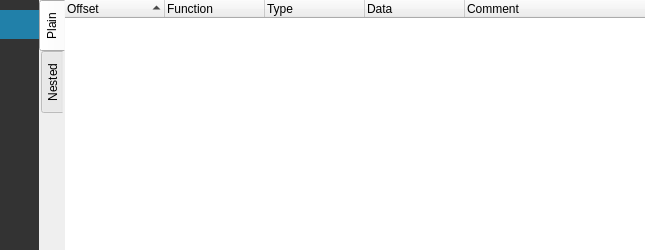
<?xml version="1.0" encoding="UTF-8"?>
<ui version="4.0">
 <class>PPAnnotationsWidget</class>
 <widget class="QDockWidget" name="PPAnnotationsWidget">
  <property name="geometry">
   <rect>
    <x>0</x>
    <y>0</y>
    <width>645</width>
    <height>250</height>
   </rect>
  </property>
  <property name="windowTitle">
   <string notr="true">Annotations</string>
  </property>
  <widget class="QWidget" name="dockWidgetContents">
   <layout class="QHBoxLayout" name="horizontalLayout">
    <property name="spacing">
     <number>0</number>
    </property>
    <property name="leftMargin">
     <number>0</number>
    </property>
    <property name="topMargin">
     <number>0</number>
    </property>
    <property name="rightMargin">
     <number>0</number>
    </property>
    <property name="bottomMargin">
     <number>0</number>
    </property>
    <item>
     <widget class="QFrame" name="frame">
      <property name="styleSheet">
       <string notr="true">background-color: #333;</string>
      </property>
      <property name="frameShape">
       <enum>QFrame::NoFrame</enum>
      </property>
      <property name="frameShadow">
       <enum>QFrame::Raised</enum>
      </property>
      <layout class="QVBoxLayout" name="verticalLayout">
       <property name="spacing">
        <number>5</number>
       </property>
       <property name="leftMargin">
        <number>0</number>
       </property>
       <property name="topMargin">
        <number>10</number>
       </property>
       <property name="rightMargin">
        <number>0</number>
       </property>
       <property name="bottomMargin">
        <number>0</number>
       </property>
       <item>
        <widget class="QToolButton" name="toolButton">
         <property name="toolTip">
          <string notr="true">Show plain list</string>
         </property>
         <property name="styleSheet">
          <string notr="true">QToolButton { /* all types of tool button */
     border: 5px solid #333;
     border-left: 10px solid #333;
	 border-right: 10px solid #333;
     border-radius: 0px;
     background-color: #333;
 }

QToolButton:hover {
     border: 5px solid #444;
     border-left: 10px solid #444;
	 border-right: 10px solid #444;
     border-radius: 0px;
     background-color: #444;
 }

QToolButton:checked {
     border: 5px solid #2180a9;
     border-left: 10px solid #2180a9;
	 border-right: 10px solid #2180a9;
     border-radius: 0px;
     background-color: #2180a9;
}

QToolTip {
	background-color: #444;
	border: 3px solid #444;
	color: rgb(232, 232, 232);
}</string>
         </property>
         <property name="text">
          <string/>
         </property>
         <property name="icon">
          <iconset resource="../resources.qrc">
           <normaloff>:/img/icons/hexdump_light.svg</normaloff>
           <normalon>:/img/icons/hexdump_white.svg</normalon>
           <activeon>:/img/icons/hexdump_white.svg</activeon>:/img/icons/hexdump_light.svg</iconset>
         </property>
         <property name="checkable">
          <bool>true</bool>
         </property>
         <property name="checked">
          <bool>true</bool>
         </property>
         <attribute name="buttonGroup">
          <string notr="true">buttonGroup</string>
         </attribute>
        </widget>
       </item>
       <item>
        <widget class="QToolButton" name="toolButton_2">
         <property name="toolTip">
          <string notr="true">Show grouped list</string>
         </property>
         <property name="styleSheet">
          <string notr="true">QToolButton { /* all types of tool button */
     border: 5px solid #333;
     border-left: 10px solid #333;
	 border-right: 10px solid #333;
     border-radius: 0px;
     background-color: #333;
 }

QToolButton:hover {
     border: 5px solid #444;
     border-radius: 0px;
     background-color: #444;
 }

QToolButton:checked {
     border: 5px solid #2180a9;
     border-radius: 0px;
     background-color: #2180a9;
}

QToolTip {
	background-color: #444;
	border: 3px solid #444;
	color: rgb(232, 232, 232);
}</string>
         </property>
         <property name="text">
          <string notr="true"/>
         </property>
         <property name="icon">
          <iconset resource="../resources.qrc">
           <normaloff>:/img/icons/disas_light.svg</normaloff>
           <normalon>:/img/icons/disas_white.svg</normalon>
           <activeon>:/img/icons/disas_white.svg</activeon>:/img/icons/disas_light.svg</iconset>
         </property>
         <property name="checkable">
          <bool>true</bool>
         </property>
         <attribute name="buttonGroup">
          <string notr="true">buttonGroup</string>
         </attribute>
        </widget>
       </item>
       <item>
        <spacer name="verticalSpacer">
         <property name="orientation">
          <enum>Qt::Vertical</enum>
         </property>
         <property name="sizeHint" stdset="0">
          <size>
           <width>20</width>
           <height>40</height>
          </size>
         </property>
        </spacer>
       </item>
      </layout>
     </widget>
    </item>
    <item>
     <widget class="QTabWidget" name="tabWidget">
      <property name="sizePolicy">
       <sizepolicy hsizetype="Expanding" vsizetype="Preferred">
        <horstretch>0</horstretch>
        <verstretch>0</verstretch>
       </sizepolicy>
      </property>
      <property name="styleSheet">
       <string notr="true">QTabWidget::pane { /* The tab widget frame */
border-top: 0px;
}</string>
      </property>
      <property name="tabPosition">
       <enum>QTabWidget::West</enum>
      </property>
      <property name="currentIndex">
       <number>0</number>
      </property>
      <widget class="QWidget" name="plain">
       <attribute name="title">
        <string>Plain</string>
       </attribute>
       <layout class="QVBoxLayout" name="verticalLayout_2">
        <property name="spacing">
         <number>0</number>
        </property>
        <property name="leftMargin">
         <number>0</number>
        </property>
        <property name="topMargin">
         <number>0</number>
        </property>
        <property name="rightMargin">
         <number>0</number>
        </property>
        <property name="bottomMargin">
         <number>0</number>
        </property>
        <item>
         <widget class="QTreeWidget" name="commentsTreeWidget">
          <property name="styleSheet">
           <string notr="true">QTreeWidget::item
{
    padding-top: 1px;
    padding-bottom: 1px;
}</string>
          </property>
          <property name="frameShape">
           <enum>QFrame::NoFrame</enum>
          </property>
          <property name="indentation">
           <number>8</number>
          </property>
          <property name="sortingEnabled">
           <bool>true</bool>
          </property>
          <column>
           <property name="text">
            <string>Offset</string>
           </property>
          </column>
          <column>
           <property name="text">
            <string>Function</string>
           </property>
          </column>
          <column>
           <property name="text">
            <string>Type</string>
           </property>
          </column>
          <column>
           <property name="text">
            <string>Data</string>
           </property>
          </column>
          <column>
           <property name="text">
            <string>Comment</string>
           </property>
          </column>
         </widget>
        </item>
       </layout>
      </widget>
      <widget class="QWidget" name="nested">
       <attribute name="title">
        <string>Nested</string>
       </attribute>
       <layout class="QVBoxLayout" name="verticalLayout_3">
        <property name="spacing">
         <number>0</number>
        </property>
        <property name="leftMargin">
         <number>0</number>
        </property>
        <property name="topMargin">
         <number>0</number>
        </property>
        <property name="rightMargin">
         <number>0</number>
        </property>
        <property name="bottomMargin">
         <number>0</number>
        </property>
        <item>
         <widget class="QTreeWidget" name="nestedCmtsTreeWidget">
          <property name="styleSheet">
           <string notr="true">QTreeWidget::item
{
    padding-top: 1px;
    padding-bottom: 1px;
}

QToolTip {
	background-color: #444;
	border: 3px solid #444;
	color: rgb(232, 232, 232);
	font: 11pt &quot;Monaco&quot;;
}</string>
          </property>
          <property name="frameShape">
           <enum>QFrame::NoFrame</enum>
          </property>
          <column>
           <property name="text">
            <string>Function/Offset</string>
           </property>
          </column>
          <column>
           <property name="text">
            <string>Type</string>
           </property>
          </column>
          <column>
           <property name="text">
            <string>Comment</string>
           </property>
          </column>
         </widget>
        </item>
       </layout>
      </widget>
     </widget>
    </item>
   </layout>
  </widget>
  <action name="actionHorizontal">
   <property name="checkable">
    <bool>true</bool>
   </property>
   <property name="text">
    <string>Horizontal</string>
   </property>
   <property name="toolTip">
    <string>Horizontal view</string>
   </property>
  </action>
  <action name="actionVertical">
   <property name="checkable">
    <bool>true</bool>
   </property>
   <property name="text">
    <string>Vertical</string>
   </property>
   <property name="toolTip">
    <string>Vertical view</string>
   </property>
  </action>
  <action name="actionAddAnnotation">
   <property name="text">
    <string>Edit Annotation</string>
   </property>
  </action>
 </widget>
 <resources>
  <include location="../resources.qrc"/>
 </resources>
 <connections/>
 <buttongroups>
  <buttongroup name="buttonGroup"/>
 </buttongroups>
</ui>
